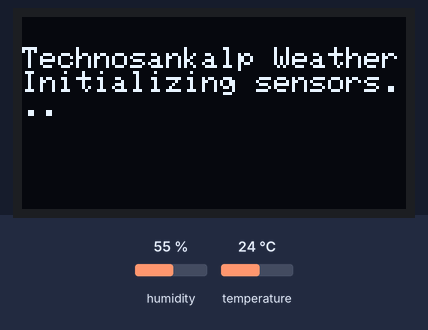
Recording of a sketch running on a simulated Arduino Uno, built with avr-gcc and run on an emulated ATmega328P. Parts: 128×64 one-colour display. The test bench sets the inputs (shaded band); at power-on: humidity 55 %, temperature 24 °C. What the sketch prints to the serial monitor is not drawn.

Above: at 0.1 s.

The sketch:

IoT_Weather_Station.ino
```cpp
/*
  IoT Weather Station - Technosankalp Solutions
  Reads DHT22 temperature/humidity sensor & BMP280 atmospheric pressure,
  displays readings on I2C OLED display, and transmits data.
*/

#include <Wire.h>
#include <Adafruit_GFX.h>
#include <Adafruit_SSD1306.h>
#include <DHT.h>

#define DHTPIN 4
#define DHTTYPE DHT22
#define SCREEN_WIDTH 128
#define SCREEN_HEIGHT 64

DHT dht(DHTPIN, DHTTYPE);
Adafruit_SSD1306 display(SCREEN_WIDTH, SCREEN_HEIGHT, &Wire, -1);

void setup() {
  Serial.begin(115200);
  dht.begin();

  if(!display.begin(SSD1306_SWITCHCAPVCC, 0x3C)) {
    Serial.println(F("[ERROR] SSD1306 OLED allocation failed"));
  } else {
    display.clearDisplay();
    display.setTextSize(1);
    display.setTextColor(SSD1306_WHITE);
    display.setCursor(0, 10);
    display.println("Technosankalp Weather");
    display.println("Initializing sensors...");
    display.display();
  }

  Serial.println("[SYSTEM] IoT Weather Station Bootstrapped.");
}

void loop() {
  float h = dht.readHumidity();
  float t = dht.readTemperature();

  Serial.print("[SENSOR] Humidity: ");
  Serial.print(h);
  Serial.print("%  | Temperature: ");
  Serial.print(t);
  Serial.println("°C");

  delay(2500);
}
```
